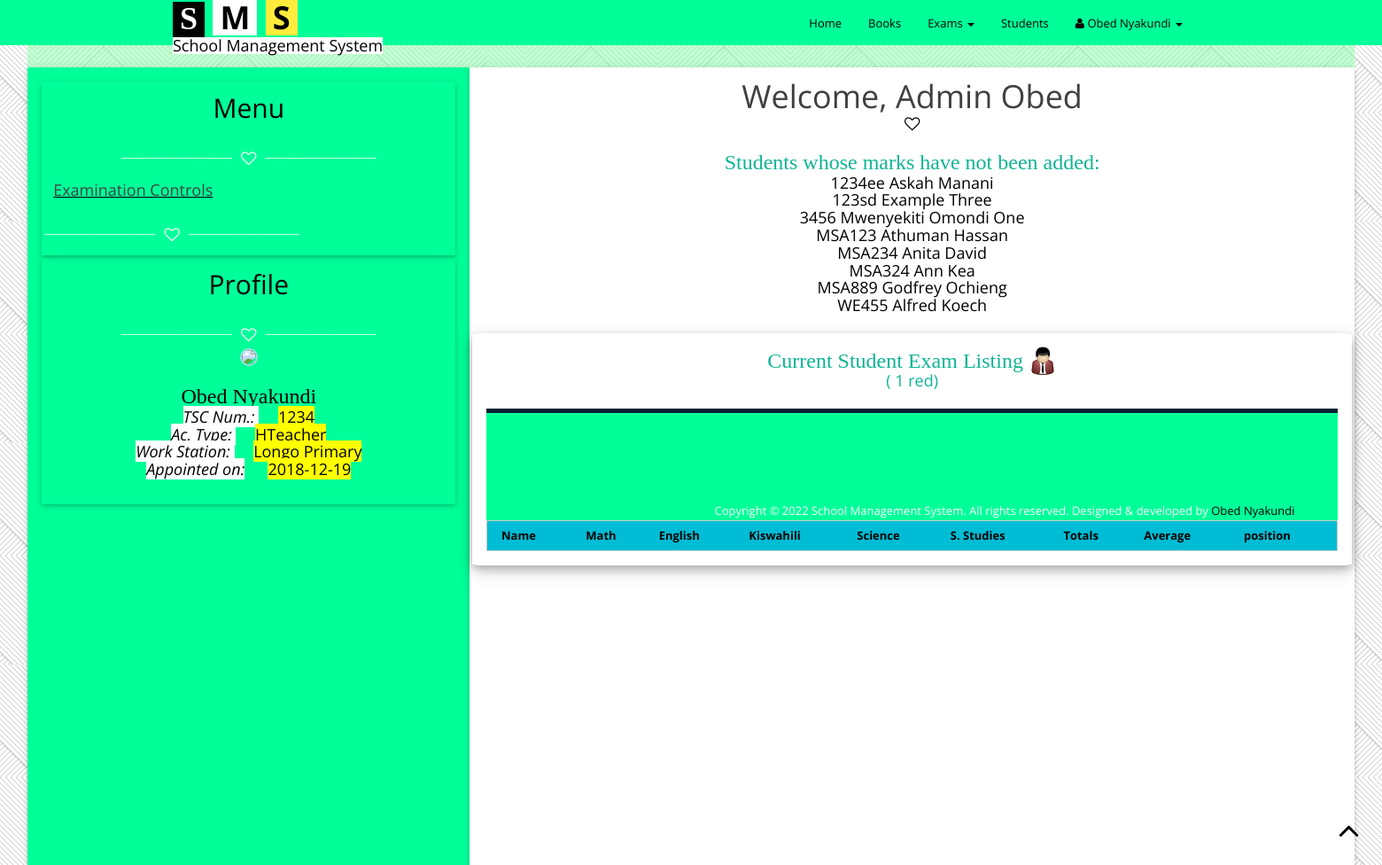
Page /exam.php?exam=1 red (signed in) on the committed database.
### tables this page shows
CREATE TABLE `teacher` (
  `name` varchar(200) NOT NULL,
  `tscNum` int(10) NOT NULL,
  `dateOfBirth` date NOT NULL,
  `dateOfAppointment` date NOT NULL,
  `currentWorkingStation` varchar(200) NOT NULL,
  `type` varchar(20) NOT NULL DEFAULT 'teacher',
  `password` varchar(200) NOT NULL
);

CREATE TABLE `students` (
  `name` varchar(200) NOT NULL,
  `dateOfBirth` date NOT NULL,
  `upi` varchar(20) NOT NULL,
  `class` varchar(10) NOT NULL
);

### connection.php (called while the page is built, shortened)
<?php
if(mysqli_connect_errno()){
	die("<script> alert (\" There was a fatal error connecting to the database\");</script>");
}
else
{
		function is_logged_in(){
			if (isset($_COOKIE["name"]) && isset($_COOKIE["tsc"]) && isset($_COOKIE["type"])) {
				$uname=$_COOKIE["name"];
				$tsc=$_COOKIE["tsc"];
				$type=$_COOKIE["type"];
				$funame=substr($uname, 0,strpos($uname," "));
				return true;
			}
			else
			{
				return false;
			}
		}
		function is_headTeacher()
		{
			if (is_logged_in() && $_COOKIE["type"]=="HTeacher"){
				return true;
			}
			else
			{
				return false;
			}
		}
}
?>

### exam.php (the view, shortened to what this page needs)
<?php
	require "connection.php";
	if (is_logged_in()) {
		if (isset($_GET['exam'])) {
			global $exam,$stclass;
			$exam=$_GET['exam'];
			$stclass=$_GET['class'];
		}
		else
		{
			header("location:home.php");
		}
		require "header1.php";
?>
<section height="auto">
			<div class="left-panel col-xs-4 pull-left w3-card-2">
				<div class="user-details w3-card-2">
				<div class="text-center">
					<h2>Menu</h2>
					<div class="devider"><i class="fa fa-heart-o fa-lg"></i></div>
				</div>
				<div class="menu-div">
				<u><h4 class="colored">Examination Controls</h4></u>
				<div class='devider'><i class='fa fa-heart-o fa-lg'></i></div>
				</div>
				</div>
			<?php include_once "profile_sec.php";?>
			</div>
			<div class="main-panel col-md-8 w3-card-2 pull-right">
				<div class="row">
					<div class="text-center">
						<h1 class="colored">Welcome,
						<?php
						if (is_headTeacher()) {
							echo "Admin ";
						}
						else
						{
							echo "Teacher ";
						}
						echo $funame;
						?></h1>
						<div class="black-devider"><i class="fa fa-heart-o fa-lg"></i></div>
					</div>
						<div class="text-center ordinary-form">
						<?php
						$sq0="SELECT `students`.`upi` as `upi`, `students`.`name` as `name` FROM students where class LIKE '%$stclass%' and upi not in (SELECT upi from exam where label='$exam')";
						$rec=mysqli_query($conn,$sq0);
						if (mysqli_num_rows($rec)>0) {
							echo "<h3 class='frm-text'> Students whose marks have not been added: </h3>";
							while ($row=mysqli_fetch_array($rec,MYSQLI_BOTH)) {
								$upi=$row['upi'];
								$nm=$row['name'];
								echo "<h4> <a href='exam_insert_frm.php?label=$exam&name=$nm&upi=$upi&class=$stclass'> $upi $nm </a> </h4>";
							}
						}
						?>
					</div>
						<div class="text-center  ordinary-form w3-card-4">
						<h3 class="frm-text">Current Student Exam Listing <img src="./img/icons/User.png"></h3>
							<h4 class="frm-text">(<?php echo $stclass.' '.$exam; ?>)</h4>
						<br>
							<table class="text-center w3-table w3-bordered w3-striped w3-border">
						<tr class="w3-cyan text-center">
							<th>Name</th>
							<th>Math</th>
							<th>English</th>
							<th>Kiswahili</th>
							<th>Science</th>
							<th>S. Studies</th>
							<th>Totals</th>
							<th>Average</th>
							<th>position</th>
						</tr>
						</div>
				</div>
			</div>
</section>
<?php
		require "footer0.php";
	}
	else
	{
		header("location:index.php");
	}
?>

### profile_sec.php
<div class="user-details text-center w3-card-2">
	<h2>Profile</h2>
	<div class="devider"><i class="fa fa-heart-o fa-lg"></i></div>
	<div>
		<img src="./img/members/default.jpg" class="featured-thumbnail">
		<div class='user-details'>
			<?php
			$sqprof="select * from `teacher` where `tscNum`='$tsc'";
			$user_record=mysqli_fetch_array(mysqli_query($conn,$sqprof),MYSQLI_BOTH);
			$current_working_station=$user_record['currentWorkingStation'];
			$date_of_appointment=$user_record['dateOfAppointment'];
			echo "
			<h3> $uname </h3>
			<h4> <span class='dtag'> TSC Num.: </span> <span class='dval'> $tsc </span> <br/>
				<span class='dtag'> Ac. Type: </span> <span class='dval'> $type </span> <br/>
				<span class='dtag'> Work Station: </span> <span class='dval'> $current_working_station </span>  <br/>
				 <span class='dtag'> Appointed on:</span> <span class='dval'> $date_of_appointment </span>  <br/> </h4>
			";
			?>
		</div>
	</div>
</div>

### css/w3.css (style rules this page uses)
html { -ms-text-size-adjust:100%;-webkit-text-size-adjust:100% }
body { margin:0 }
article,aside,details,figcaption,figure,footer,header,hgroup,main,menu,nav,section,summary { display:block }
a { -webkit-tap-highlight-color:transparent;background-color:transparent }
img { border:0 }
html,body { font-family:Verdana,sans-serif;font-size:15px;line-height:1.5 }
h1,h2,h3,h4,h5,h6,.w3-slim,.w3-wide { font-family:"Segoe UI",Arial,sans-serif }
h1 { font-size:36px }
h2 { font-size:30px }
h3 { font-size:24px }
h4 { font-size:20px }
h1,h2,h3,h4,h5,h6 { font-weight:400;margin:10px 0 }
h1 a,h2 a,h3 a,h4 a,h5 a,h6 a { font-weight:inherit }
img { margin-bottom:-5px }
a { color:inherit }
table { border-collapse:collapse;border-spacing:0;width:100%;display:table }
table,th,td { border:none }
.w3-bordered tr,.w3-table-all tr { border-bottom:1px solid #ddd }
.w3-table td,.w3-table th,.w3-table-all td,.w3-table-all th { padding:6px 8px;display:table-cell;text-align:left;vertical-align:top }
.w3-table th:first-child,.w3-table td:first-child,.w3-table-all th:first-child,.w3-table-all td:first-child { padding-left:16px }
.w3-border { border:1px solid #ccc !important }
.w3-card-2,.w3-example { box-shadow:0 2px 4px 0 rgba(0,0,0,0.16),0 2px 10px 0 rgba(0,0,0,0.12) !important }
.w3-card-4,.w3-hover-shadow:hover { box-shadow:0 4px 8px 0 rgba(0,0,0,0.2),0 6px 20px 0 rgba(0,0,0,0.19) !important }
.w3-cyan,.w3-hover-cyan:hover { color:#000 !important;background-color:#00bcd4 !important }

### css/main.css (style rules this page uses)
body { background-color: #fff; background: url("../img/bg_1.jpg"); font-family: 'Open Sans', sans-serif; line-height: 21px; font-size: 13px; color: #6a737b; }
section { margin-top: 50px; padding-top: 2em; }
.menu-div { margin-top: 1.2em; }
a { color: #000; -webkit-transition: all .3s ease-in 0s; -moz-transition: all .3s ease-in 0s; -ms-transition: all .3s ease-in 0s; -o-transition: all .3s ease-in 0s; transition: all .3s ease-in 0s; }
a, a:focus, a:hover { text-decoration: none; outline: 0; }
h1, h2, h3, h4, h5, h6 { font-weight: normal; margin: 0; }
.devider { margin-top: 30px; }
.devider i { color: #fff; }
.black-devider { color: #000; }
.devider:before, .devider:after { content: "______________________"; color: #fff; position: relative; bottom: 6px; }
.devider:before { right: 10px; }
.devider:after { left: 10px; }
.frm-text { color:#0eb493; }
.featured-thumbnail { position: relative; height:auto; width:10em; border-radius:50%; margin:5px; border:2px solid lightblue; }
h3 { font-family: FontAwesome,cursive; }
.colored { color:#404040; }
.left-panel { padding:1em; background:#00ff99; color: #000; min-height: 900px; }
.main-panel { background:#fff; min-height: 900px; padding:1em; }
.ordinary-form { padding: 1.2em; margin:5px; border-radius: 1%; }
.user-details { margin:3px; padding:1em; }
.dtag { background-color: white; color:black; font-style: oblique; margin-right:1.2em; }
.dval { background-color: yellow; color:black; font-style: bold; }

### rows in the picture
teacher: currentWorkingStation "Longo Primary", dateOfAppointment "2018-12-19"
students: upi "1234ee", name "Askah Manani"
students: upi "123sd", name "Example Three"
students: upi "3456", name "Mwenyekiti Omondi One"
students: upi "MSA123", name "Athuman Hassan"
students: upi "MSA234", name "Anita David"
students: upi "MSA324", name "Ann Kea"
students: upi "MSA889", name "Godfrey Ochieng"
students: upi "WE455", name "Alfred Koech"

### other values in the picture
$uname "Obed Nyakundi"
$tsc "1234"
$type "HTeacher"
$funame "Obed"
$exam "1 red"
